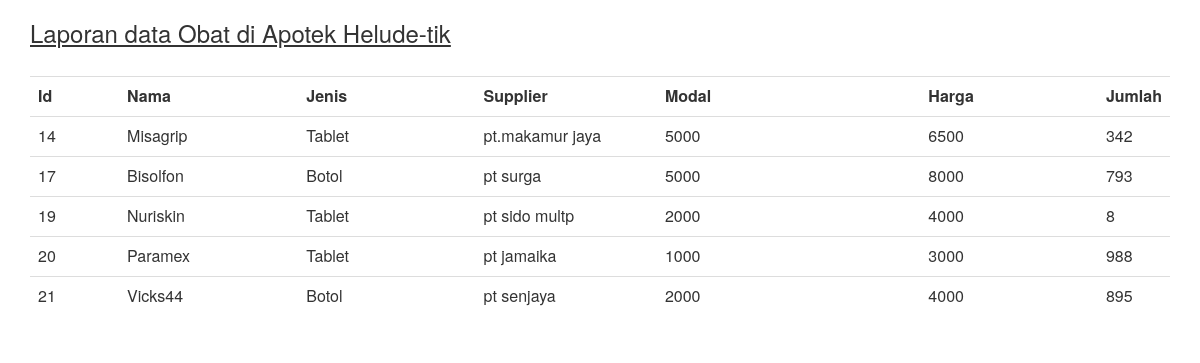
The app's page /preview.php, older data.
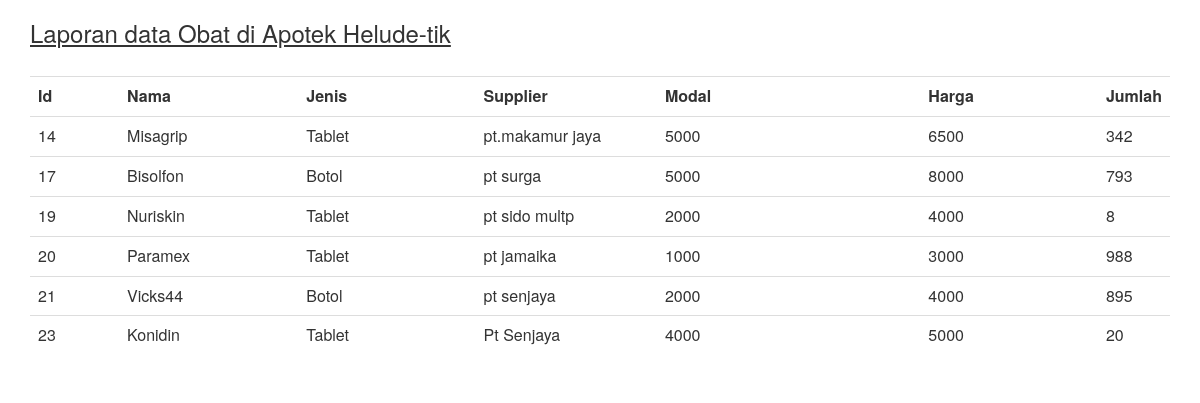
The same page, newer data.
### tables this page shows
CREATE TABLE `barang` (
  `id` int(11) NOT NULL,
  `nama` text NOT NULL,
  `jenis` text NOT NULL,
  `suplier` text NOT NULL,
  `modal` int(11) NOT NULL,
  `harga` int(11) NOT NULL,
  `jumlah` int(11) NOT NULL,
  `sisa` int(11) NOT NULL
);

### preview.php (the view, shortened to what this page needs)
<html>
<head>
	<link rel="stylesheet" type="text/css" href="assets/css/bootstrap.css">
</head>
<body onLoad="window.print()">
<div class="container">
<h3><u> Laporan data Obat di Apotek Helude-tik</u></h3><br>
<table class="table table-inverse">
	<tr class="bg-">
		<th class="col-md-1">Id</th>
		<th class="col-md-2">Nama</th>
		<th class="col-md-2">Jenis</th>
		<th class="col-md-2">Supplier</th>
		<th class="col-md-3">Modal</th>
		<th class="col-md-2">Harga</th>
		<th class="col-md-2">Jumlah</th>
	</tr>
<?php
$sql= mysql_query("select * from barang");
while($data=mysql_fetch_array($sql)){
echo"<tr>
<td>$data[id]</td>
<td>$data[nama]</td>
<td>$data[jenis]</td>
<td>$data[suplier]</td>
<td>$data[modal]</td>
<td>$data[harga]</td>
<td>$data[jumlah]</td>
</tr>";
}?>
</div>
</body>

Row changes from the older to the newer data that the page shows:
added barang: id "23", nama "Konidin", jenis "Tablet", suplier "Pt Senjaya", modal "4000", harga "5000", jumlah "20"
